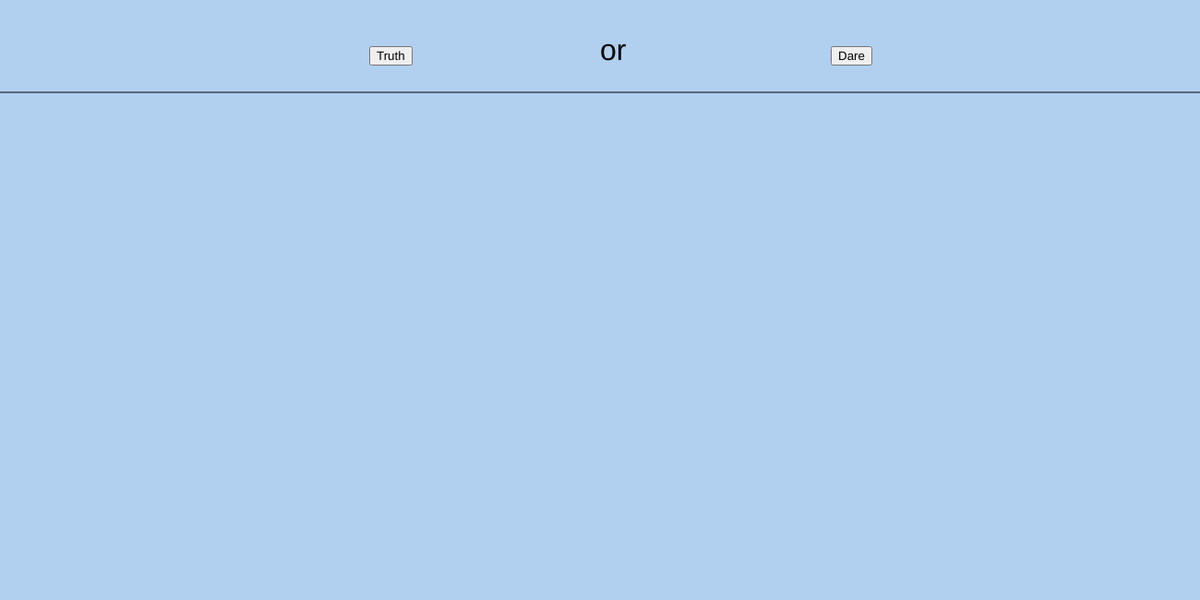
Frame 1 (no input)
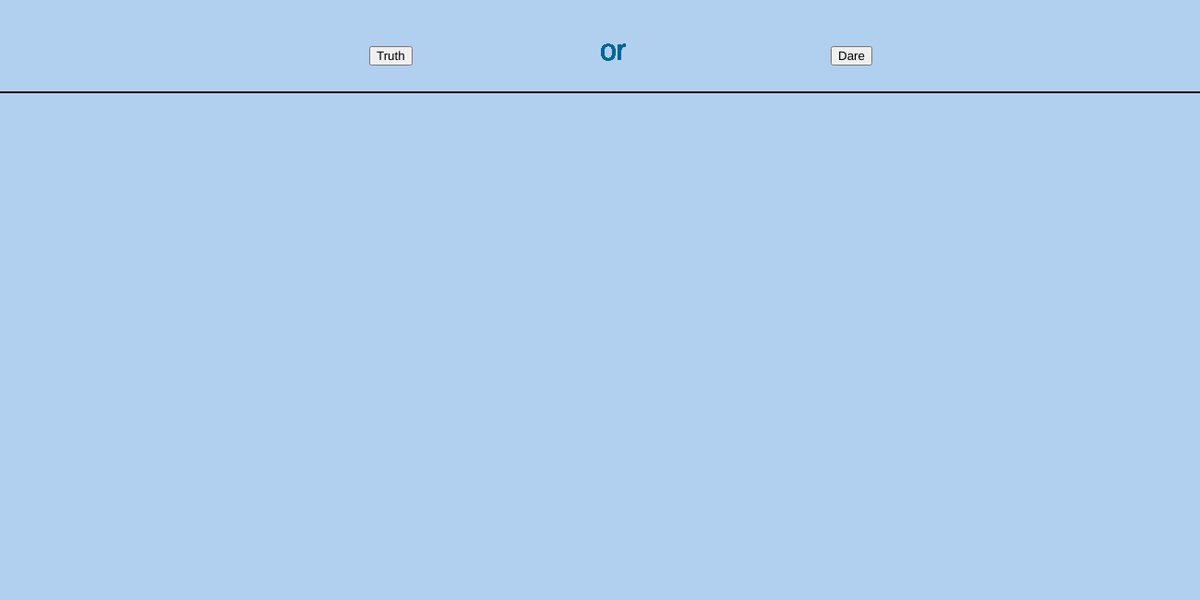
Frame 60 (no input)
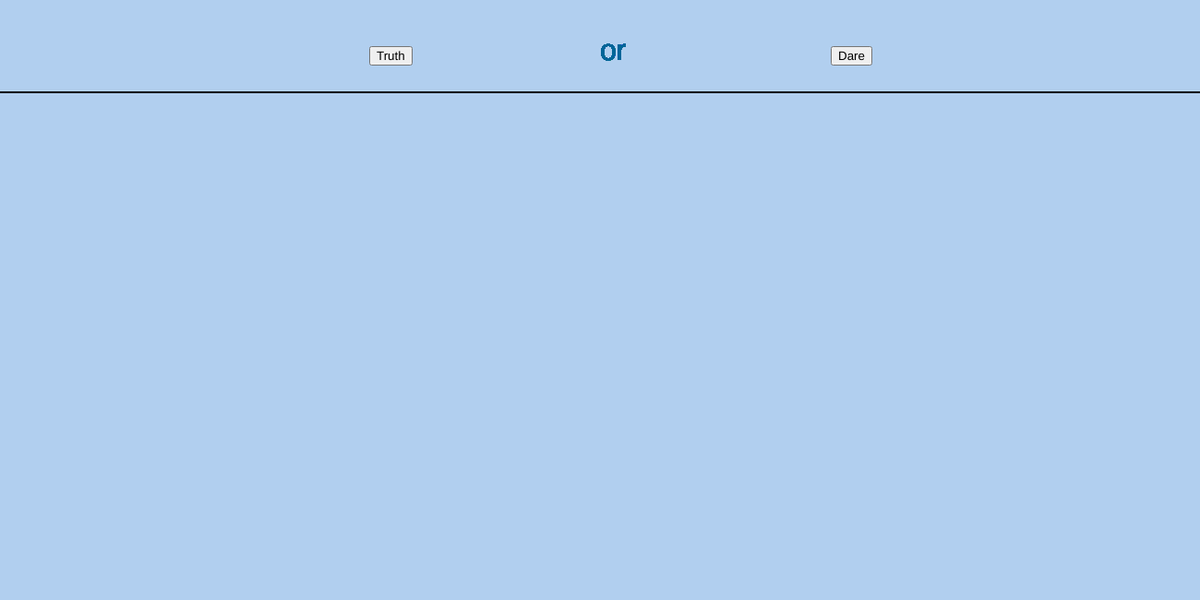
Frame 120 (the mouse pressed at the canvas centre since frame 60)

The p5.js sketch that drew these frames (run headless with seeded random() and noise() and a simulated clock; from frame 60 on, the mouse is pressed at the canvas centre):

// p5.js sketch
// ── sketch.js


let buttona;
let buttonb;
let truthset = ["say this","say that","say the other thing"];
let dareset = ["do this","do that","do the other thing"];



function setup() {
  createCanvas(1300, 650);
  background(177, 207, 239);
  buttona = createButton('Truth');
  buttona.position(400, 50);
  buttona.mousePressed(changeA);
  buttonb = createButton('Dare');
  buttonb.position(900, 50);
  buttonb.mousePressed(changeB);
}


function draw(){
  textSize(32);
  text('or', 650, 65);
  fill(0, 102, 153);
  line(0, 100, 1300, 100);
}

function changeA(){
  noStroke();
  fill(177, 207, 239);
  rect(10,275,350,75);
  fill(0);
  var rand = truthset[Math.floor(Math.random() * truthset.length)];
  textSize(32);
  text(rand, 50, 325);
}

function changeB(){
 noStroke();
 fill(177, 207, 239);
 rect(900,275,350,75);
 fill(0);
 var rand = dareset[Math.floor(Math.random() * dareset.length)];
 textSize(32);
 text(rand, 1000, 325);
}
